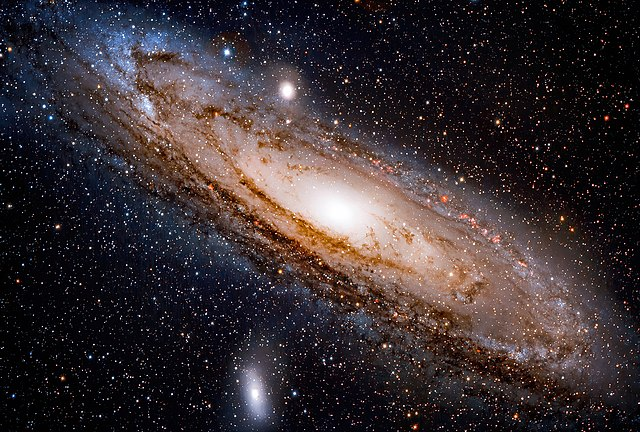
#> input picture image_and_video/galaxy.jpg, 640 x 432 px
$ python script1.py
#> lines starting #> are read from the running program, lines starting #| are printed output that depends on the picture
import cv2

img = cv2.imread("galaxy.jpg", 0)
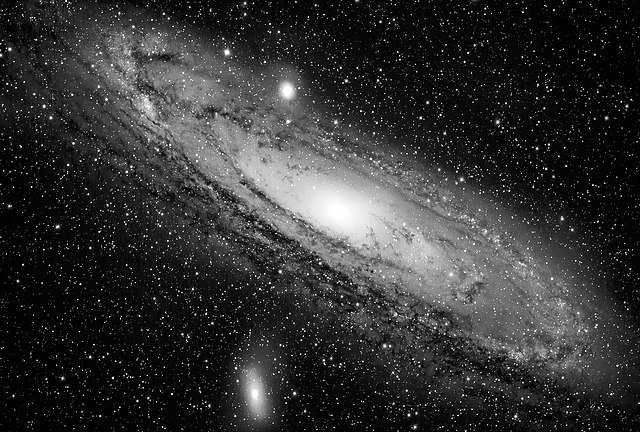
#> img: shape (432, 640); min 0, max 255, mean 50.9

print(type(img))
#| <class 'numpy.ndarray'>
print(img)
#> (printed output is left out)
print(img.shape)
#| (432, 640)
print(img.ndim)
#| 2

resized_image = cv2.resize(img, (int(img.shape[1]/2),int(img.shape[0]/2)))
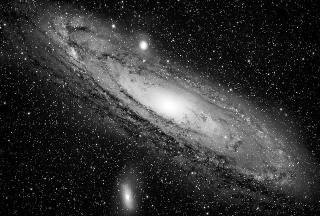
#> resized_image: shape (216, 320); min 0, max 255, mean 51
#cv2.imshow("galaxy", img)

cv2.imshow("galaxy", resized_image)

cv2.imwrite("Galaxy_resized.jpg", resized_image)


cv2.waitKey(2000)
cv2.destroyAllWindows()
